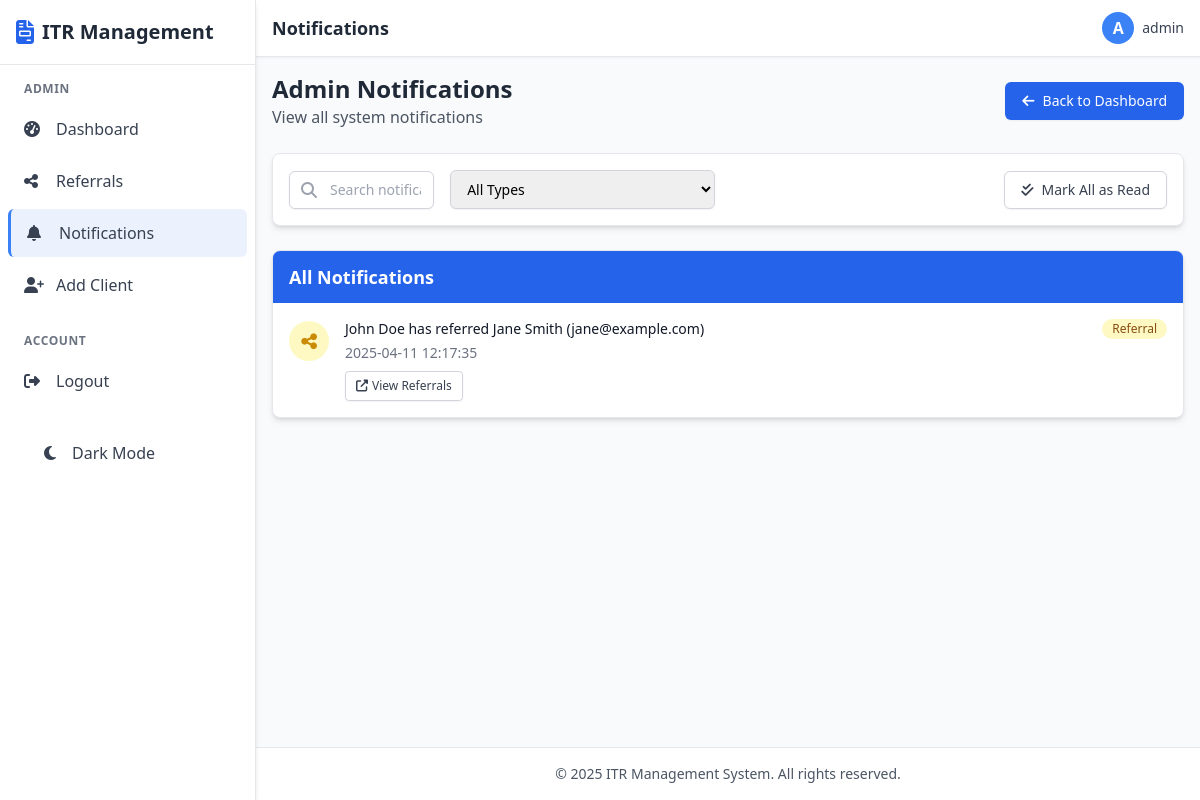
The app's page /admin/notifications (signed in), older data.
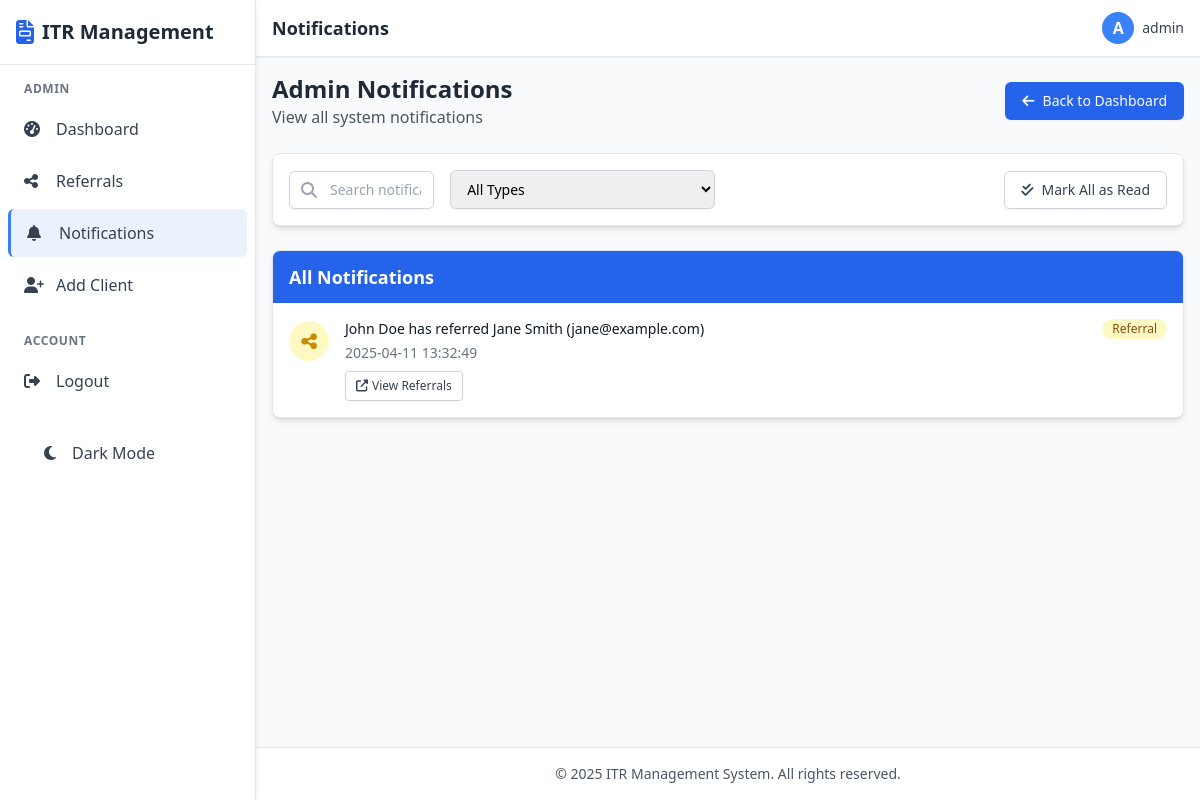
The same page, newer data.
### tables this page shows
CREATE TABLE admin_notifications (
    id INTEGER PRIMARY KEY AUTOINCREMENT,
    message TEXT NOT NULL,
    type TEXT NOT NULL,
    related_id INTEGER,
    is_read BOOLEAN NOT NULL DEFAULT 0,
    created_at TIMESTAMP DEFAULT CURRENT_TIMESTAMP
);

### app.py (the view)
@admin_bp.route('/notifications')
@admin_required
def notifications():
    notifications = query_db(
        'SELECT * FROM admin_notifications ORDER BY created_at DESC'
    )
    update_db(
        'UPDATE admin_notifications SET is_read = 1'
    )
    return render_template('admin/notifications.html', notifications=notifications)

### app.py (called while the page is built)
def get_db():
    db = getattr(g, '_database', None)
    if db is None:
        db = g._database = sqlite3.connect(DATABASE)
        db.row_factory = sqlite3.Row
    return db

def query_db(query, args=(), one=False):
    if DEBUG:
        print(f"Executing query: {query} with args: {args}")
    try:
        cur = get_db().execute(query, args)
        rv = cur.fetchall()
        cur.close()
        return (rv[0] if rv else None) if one else rv
    except Exception as e:
        print(f"Database error: {e}")
        if DEBUG:
            import traceback
            traceback.print_exc()
        return None if one else []

def update_db(query, args=()):
    if DEBUG:
        print(f"Executing update: {query} with args: {args}")
    try:
        db = get_db()
        cur = db.execute(query, args)
        db.commit()
        affected = cur.rowcount
        cur.close()
        return affected
    except Exception as e:
        print(f"Database error: {e}")
        if DEBUG:
            import traceback
            traceback.print_exc()
        return 0

@app.teardown_appcontext
def close_connection(exception):
    close_db(exception)

### templates/admin/notifications.html (shortened to what the changed rows need)
{% extends 'base.html' %}
{% block header_title %}Notifications{% endblock %}
{% block content %}
<div class="mb-6 flex justify-between items-center">
    <div>
        <h1 class="text-2xl font-bold text-gray-800">Admin Notifications</h1>
    </div>
</div>
<div class="bg-white rounded-lg shadow-md overflow-hidden border border-gray-200">
    <div class="bg-blue-600 px-4 py-3">
        <h2 class="text-lg font-semibold text-white">All Notifications</h2>
    </div>
    <div class="divide-y divide-gray-200" id="notificationsList">
        {% for notification in notifications %}
        <div class="notification-item p-4 hover:bg-gray-50 transition-colors" data-type="{{ notification.type }}" data-message="{{ notification.message }}">
            <div class="flex items-start">
                <div class="flex-shrink-0 pt-0.5">
                    <span class="inline-flex items-center justify-center h-10 w-10 rounded-full {% if notification.type == 'referral' %}bg-yellow-100{% elif notification.type == 'registration' %}bg-green-100{% else %}bg-blue-100{% endif %}">
                        <i class="fas {% if notification.type == 'referral' %}fa-share-alt text-yellow-600{% elif notification.type == 'registration' %}fa-user-plus text-green-600{% else %}fa-info-circle text-blue-600{% endif %} text-lg"></i>
                    </span>
                </div>
                <div class="ml-4 flex-1">
                    <div class="flex items-center justify-between">
                        <p class="text-sm font-medium text-gray-900">{{ notification.message }}</p>
                        <span class="inline-flex items-center px-2.5 py-0.5 rounded-full text-xs font-medium {% if notification.type == 'referral' %}bg-yellow-100 text-yellow-800{% elif notification.type == 'registration' %}bg-green-100 text-green-800{% else %}bg-blue-100 text-blue-800{% endif %}">
                            {{ notification.type|capitalize }}
                        </span>
                    </div>
                    <p class="mt-1 text-sm text-gray-500">{{ notification.created_at }}</p>
                    {% if notification.type == 'referral' %}
                    <div class="mt-2">
                        <a href="{{ url_for('admin.referrals') }}" class="inline-flex items-center px-2.5 py-1.5 border border-gray-300 shadow-sm text-xs font-medium rounded text-gray-700 bg-white hover:bg-gray-50 focus:outline-none focus:ring-2 focus:ring-offset-2 focus:ring-blue-500">
                            <i class="fas fa-external-link-alt mr-1"></i> View Referrals
                        </a>
                    </div>
                    {% endif %}
                </div>
            </div>
        </div>
        {% else %}
        <div class="p-6 text-center">
            <p class="text-gray-500">No notifications found</p>
        </div>
        {% endfor %}
    </div>
</div>
{% endblock %}

Row changes from the older to the newer data that the page shows:
changed admin_notifications "John Doe has referred Jane Smith (jane@example.com)": created_at "2025-04-11 12:17:35" → "2025-04-11 13:32:49"
